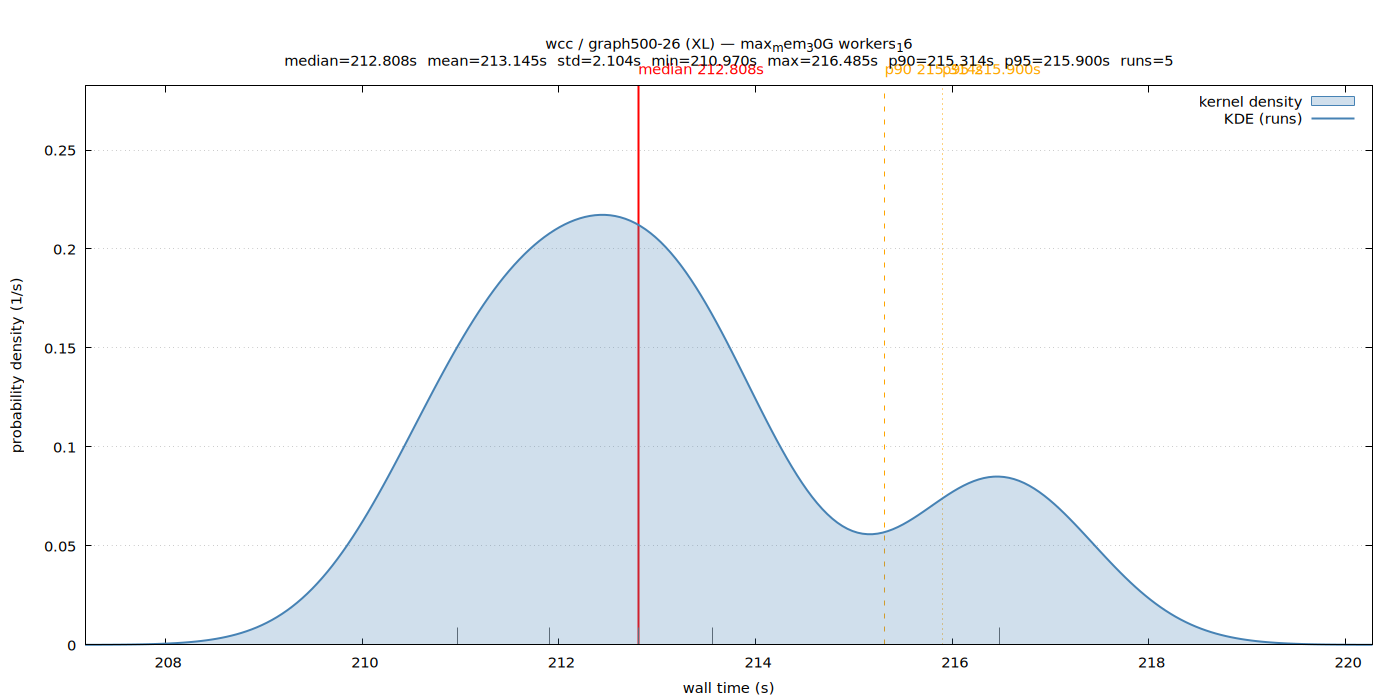

gnuplot code for this plot:
set terminal pngcairo size 1400,700 enhanced font 'Sans,11'
set output '/home/ubuntu/nvm/gfrs/wcc/XL/graph500-26/max_mem_30G_workers_16/wall_time.png'
set title "wcc / graph500-26 (XL) — max_mem_30G workers_16\nmedian=212.808s  mean=213.145s  std=2.104s  min=210.970s  max=216.485s  p90=215.314s  p95=215.900s  runs=5"
set xlabel 'wall time (s)'
set ylabel 'probability density (1/s)'
set tmargin 5
set yrange [0:0.282409]
set xrange [207.181952:220.273815]
set grid y
set key top right
set arrow from 212.807721,0 to 212.807721,0.282409 nohead lc rgb 'red' lw 2
set label 'median 212.808s' at 212.807721,0.282409 offset char 0,1 tc rgb 'red'
set arrow from 215.314295,0 to 215.314295,0.282409 nohead lc rgb 'orange' lw 1 dt 2
set label 'p90 215.314s' at 215.314295,0.282409 offset char 0,1 tc rgb 'orange'
set arrow from 215.899785,0 to 215.899785,0.282409 nohead lc rgb 'orange' lw 1 dt 3
set label 'p95 215.900s' at 215.899785,0.282409 offset char 0,1 tc rgb 'orange'
set arrow from 213.557822,0 to 213.557822,0.0086895 nohead lc rgb '#666666' lw 1
set arrow from 216.485276,0 to 216.485276,0.0086895 nohead lc rgb '#666666' lw 1
set arrow from 212.807721,0 to 212.807721,0.0086895 nohead lc rgb '#666666' lw 1
set arrow from 211.905843,0 to 211.905843,0.0086895 nohead lc rgb '#666666' lw 1
set arrow from 210.970491,0 to 210.970491,0.0086895 nohead lc rgb '#666666' lw 1
plot '/home/ubuntu/nvm/gfrs/wcc/XL/graph500-26/max_mem_30G_workers_16/wall_time.dat' using 1:2 with filledcurves y=0 lc rgb '#4682b4' fs transparent solid 0.25 title 'kernel density', \
     '/home/ubuntu/nvm/gfrs/wcc/XL/graph500-26/max_mem_30G_workers_16/wall_time.dat' using 1:2 with lines lw 2 lc rgb '#4682b4' title 'KDE (runs)'
